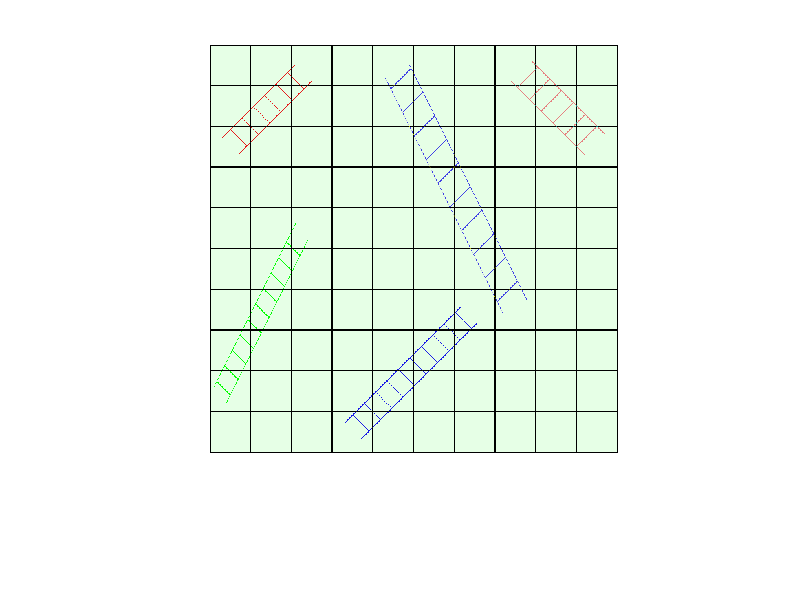

Here is the MATLAB script that generated this plot:
function[] = board6 ()
%board will be made on a 1200 by 1000 pixel white screen. 
%3 is set in the vector to add colour
board = ones(1200,1000,3);
%rows variable was set to amount of rows to be used later on
[rows, ~] = size(board);
%The board will be made on the top 1000 x 1000 pixels. The bottom 200 rows
%will be used to display the dice
%make the board
for i = 1:1000
    %these two lines set the background colour of the board
    board (i,:,1) = 0.9;
    board (i,:,3) = 0.9;
end
%make the lines on the board
for i = 1:1000
    for l = 1:1000
        %for every 100 rows and columns, a black line is placed
    if mod(i,100)==0
        board(i,l,:) = 0;
        board(i-1,l,:)=0;
        board(i+1,l,:)=0;
        board(l,i,:)=0;
        board(l,i-1,:)=0;
        board(l,i+1,:)=0;
    end
    end
    %This sets the lines bordering the board
     for l = 1:3
     board (l,i,:)=0;
     board (i,l,:)=0;
 end
end

%next step is to place the ladders

%ladder1
%The first ladder will be 285 in length
for i = 1:285
    for k = 1:2
        % The pixels making the ladder will be coloured
        board(930-i,i+330,k) =0.1;
        board(929-i,i+330,k) =0.1;
        board(929-i,i+329,k) =0.1;
        board(969-i,i+369,k) =0.1;
        board(969-i,i+370,k) =0.1;
        board(970-i,i+370,k) =0.1;
    end
end
% This code will make the step of the ladder
r = 907;
c = 350;
for i = 1:10
    for l = 1:40
        for k = 1:2
        %There will be 10 steps at equal steps
        board(r+l,c+l,k)=0.1;
        board((r+1)+l,c+l,k)=0.1;
        board((r+1)+l,(c+1)+l,k)=0.1;
        end
    end
    r = r-28;
    c = c+28;
end
%ladder2
for i = 1:180
    for k = 2:3
        board(230-i,i+30,k) =0.1;
        board(229-i,i+30,k) =0.1;
        board(229-i,i+29,k) =0.1;
        board(269-i,i+69,k) =0.1;
        board(269-i,i+70,k) =0.1;
        board(270-i,i+70,k) =0.1;
    end
end
r = 207;
c = 50;
for i = 1:6
    for l = 1:40
        for k = 2:3
        board(r+l,c+l,k)= 0.1;
        board((r+1)+l,c+l,k)=0.1;
        board((r+1)+l,(c+1)+l,k)=0.1;
        end
    end
    r = r-28;
    c = c+28;
end
%ladder3
for i = 1:200
    board(840-2*i,i+10,1)=0;
    board(841-2*i,i+10,1)=0;
    board(839-2*i,i+10,1)=0;
    board(880-2*i,i+40,1)=0;
    board(881-2*i,i+40,1)=0;
    board(879-2*i,i+40,1)=0;
    board(840-2*i,i+10,3)=0;
    board(841-2*i,i+10,3)=0;
    board(839-2*i,i+10,3)=0;
    board(880-2*i,i+40,3)=0;
    board(881-2*i,i+40,3)=0;
    board(879-2*i,i+40,3)=0;
end
r = 826;
c = 17;
for i = 1:10
    for l = 1:33
      board (r+l,c+l,1) = 0;
      board (r+l,c+l,3) = 0;
      board (r+l+1,c+l,1) = 0;
      board (r+l+1,c+l,3) = 0;
      board (r+l-1,c+l,1) = 0;
      board (r+l-1,c+l,3) = 0;
    end
    r = r - 38;
    c = c + 19;
end

%ladder4
 for i = 1:290
     for k = 1:2
     board(660-2*i,720-i,k)=0.75;
     board(661-2*i-2,720-i,k)=0.25;
     board(659-2*i+2,720-i,k)=0.25;
     board(630-2*i,780-i,k)=0.25;
     board(631-2*i-2,780-i,k)=0.25;
     board(629-2*i+2,780-i,k)=0.25;
     end
 end
r = 630;
c = 705;
 for i = 1:10
    for l = 1:50
        for k = 1:2
      board (r-l,c+l,k) = .25;
      board (r-l+1,c+l,k) = .25;
      board (r-l-1,c+l,k) = .25;
        end
    end
    r = r - 58;
    c = c - 29;
 end
 %ladder5

for i = 1:180
    for k = 2:3
        board(270-i,920-i,k) =0.5;
        board(271-i,920-i,k) =0.5;
        board(269-i,920-i,k) =0.5;
        board(219-i,970-i,k) =0.5;
        board(220-i,970-i,k) =0.5;
        board(221-i,970-i,k) =0.5;
    end
end
r = 200;
c = 950;
for i = 1:6
    for l = 1:50
        for k = 2:3
            board(r+l,c-l,k)= 0.5;
            board(r+l+1,c-l,k)= 0.5;
            board(r+l-1,c-l,k)= 0.5;
        end
    end
    r = r-29;
    c = c-29;
end

imshow(board);
end